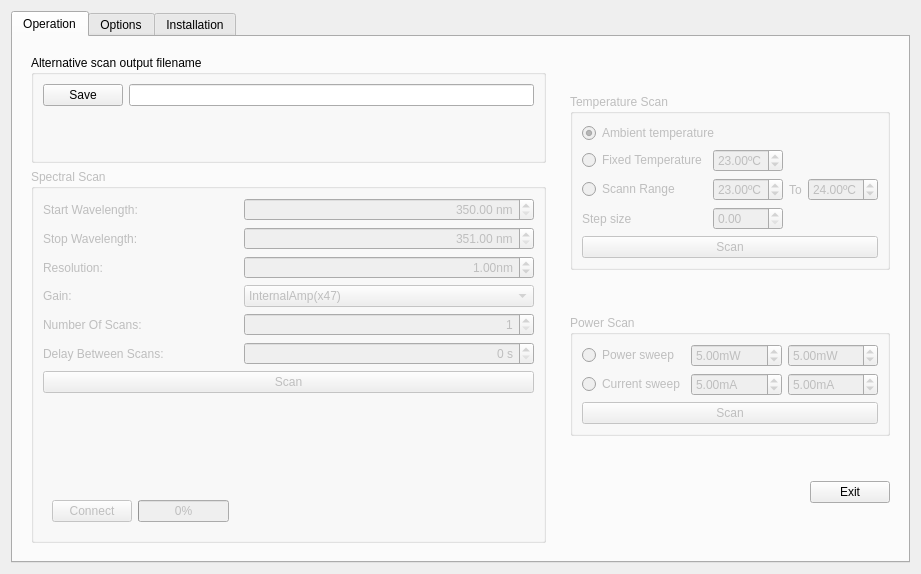
<?xml version="1.0" encoding="UTF-8"?>
<ui version="4.0">
 <class>LaserMenu</class>
 <widget class="QWidget" name="LaserMenu">
  <property name="geometry">
   <rect>
    <x>0</x>
    <y>0</y>
    <width>921</width>
    <height>574</height>
   </rect>
  </property>
  <property name="windowTitle">
   <string>Laser Scanner Controller</string>
  </property>
  <property name="windowIcon">
   <iconset>
    <normaloff>icon.ico</normaloff>icon.ico</iconset>
  </property>
  <property name="locale">
   <locale language="English" country="UnitedStates"/>
  </property>
  <layout class="QHBoxLayout" name="horizontalLayout_4">
   <item>
    <widget class="QTabWidget" name="tabWidget">
     <property name="sizePolicy">
      <sizepolicy hsizetype="Expanding" vsizetype="Expanding">
       <horstretch>0</horstretch>
       <verstretch>0</verstretch>
      </sizepolicy>
     </property>
     <property name="currentIndex">
      <number>0</number>
     </property>
     <widget class="QWidget" name="tab">
      <attribute name="title">
       <string>Operation</string>
      </attribute>
      <layout class="QHBoxLayout" name="horizontalLayout_5">
       <item>
        <widget class="QWidget" name="widget_3" native="true">
         <layout class="QVBoxLayout" name="verticalLayout_5">
          <item>
           <widget class="QGroupBox" name="groupBox_8">
            <property name="title">
             <string>Alternative scan output filename</string>
            </property>
            <layout class="QFormLayout" name="formLayout_7">
             <property name="fieldGrowthPolicy">
              <enum>QFormLayout::AllNonFixedFieldsGrow</enum>
             </property>
             <item row="0" column="0">
              <widget class="QPushButton" name="SaveFileNameButton_2">
               <property name="text">
                <string>Save</string>
               </property>
              </widget>
             </item>
             <item row="0" column="1">
              <widget class="QLineEdit" name="FileNameEdit_2"/>
             </item>
            </layout>
           </widget>
          </item>
          <item>
           <widget class="QGroupBox" name="ScangroupBox">
            <property name="enabled">
             <bool>false</bool>
            </property>
            <property name="sizePolicy">
             <sizepolicy hsizetype="Preferred" vsizetype="Fixed">
              <horstretch>0</horstretch>
              <verstretch>0</verstretch>
             </sizepolicy>
            </property>
            <property name="title">
             <string>Spectral Scan</string>
            </property>
            <property name="flat">
             <bool>false</bool>
            </property>
            <layout class="QFormLayout" name="formLayout">
             <property name="fieldGrowthPolicy">
              <enum>QFormLayout::AllNonFixedFieldsGrow</enum>
             </property>
             <item row="0" column="0">
              <widget class="QLabel" name="StartWavLabel">
               <property name="text">
                <string>Start Wavelength:</string>
               </property>
              </widget>
             </item>
             <item row="0" column="1">
              <widget class="QDoubleSpinBox" name="LDStartWavBox">
               <property name="enabled">
                <bool>false</bool>
               </property>
               <property name="alignment">
                <set>Qt::AlignRight|Qt::AlignTrailing|Qt::AlignVCenter</set>
               </property>
               <property name="suffix">
                <string> nm</string>
               </property>
               <property name="minimum">
                <double>350.000000000000000</double>
               </property>
               <property name="maximum">
                <double>1078.990000000000009</double>
               </property>
               <property name="singleStep">
                <double>1.000000000000000</double>
               </property>
              </widget>
             </item>
             <item row="1" column="0">
              <widget class="QLabel" name="StopWavLabel">
               <property name="text">
                <string>Stop Wavelength:</string>
               </property>
              </widget>
             </item>
             <item row="1" column="1">
              <widget class="QDoubleSpinBox" name="LDStopWavBox">
               <property name="enabled">
                <bool>false</bool>
               </property>
               <property name="alignment">
                <set>Qt::AlignRight|Qt::AlignTrailing|Qt::AlignVCenter</set>
               </property>
               <property name="suffix">
                <string> nm</string>
               </property>
               <property name="minimum">
                <double>351.000000000000000</double>
               </property>
               <property name="maximum">
                <double>1079.990000000000009</double>
               </property>
               <property name="singleStep">
                <double>1.000000000000000</double>
               </property>
              </widget>
             </item>
             <item row="4" column="0">
              <widget class="QLabel" name="label_6">
               <property name="text">
                <string>Resolution:</string>
               </property>
              </widget>
             </item>
             <item row="4" column="1">
              <widget class="QDoubleSpinBox" name="LDResSpinBox">
               <property name="enabled">
                <bool>false</bool>
               </property>
               <property name="alignment">
                <set>Qt::AlignRight|Qt::AlignTrailing|Qt::AlignVCenter</set>
               </property>
               <property name="suffix">
                <string>nm</string>
               </property>
               <property name="minimum">
                <double>0.010000000000000</double>
               </property>
               <property name="value">
                <double>1.000000000000000</double>
               </property>
              </widget>
             </item>
             <item row="5" column="0">
              <widget class="QLabel" name="label_7">
               <property name="text">
                <string>Gain:</string>
               </property>
              </widget>
             </item>
             <item row="5" column="1">
              <widget class="QComboBox" name="LDGainComboBox">
               <property name="enabled">
                <bool>false</bool>
               </property>
               <property name="maxCount">
                <number>2147483645</number>
               </property>
               <item>
                <property name="text">
                 <string>InternalAmp(x47)</string>
                </property>
               </item>
               <item>
                <property name="text">
                 <string>InternalAmp(x94)</string>
                </property>
               </item>
               <item>
                <property name="text">
                 <string>InternalAmp(x194)</string>
                </property>
               </item>
               <item>
                <property name="text">
                 <string>InternalAmp(x414)</string>
                </property>
               </item>
               <item>
                <property name="text">
                 <string>HMS(x10^4)(LOW NOISE)</string>
                </property>
               </item>
               <item>
                <property name="text">
                 <string>HMS(x10^5)(LOW NOISE)</string>
                </property>
               </item>
               <item>
                <property name="text">
                 <string>HMS(x10^6)(LOW NOISE)</string>
                </property>
               </item>
               <item>
                <property name="text">
                 <string>HMS(x10^7)(LOW NOISE)</string>
                </property>
               </item>
               <item>
                <property name="text">
                 <string>HMS(x10^8)(LOW NOISE)</string>
                </property>
               </item>
               <item>
                <property name="text">
                 <string>HMS(x10^6)(HIGH SPEED)</string>
                </property>
               </item>
               <item>
                <property name="text">
                 <string>HMS(x10^7)(HIGH SPEED)</string>
                </property>
               </item>
               <item>
                <property name="text">
                 <string>HMS(x10^8)(HIGH SPEED)</string>
                </property>
               </item>
               <item>
                <property name="text">
                 <string>HMS(x10^9)(HIGH SPEED)</string>
                </property>
               </item>
               <item>
                <property name="text">
                 <string>HMS(x10^10)(HIGH SPEED)</string>
                </property>
               </item>
              </widget>
             </item>
             <item row="6" column="0">
              <widget class="QLabel" name="NumScansLabel">
               <property name="text">
                <string>Number Of Scans:</string>
               </property>
              </widget>
             </item>
             <item row="6" column="1">
              <widget class="QSpinBox" name="LDNumScansBox">
               <property name="enabled">
                <bool>false</bool>
               </property>
               <property name="alignment">
                <set>Qt::AlignRight|Qt::AlignTrailing|Qt::AlignVCenter</set>
               </property>
               <property name="minimum">
                <number>1</number>
               </property>
              </widget>
             </item>
             <item row="7" column="0">
              <widget class="QLabel" name="DelBetScansLabel">
               <property name="text">
                <string>Delay Between Scans:</string>
               </property>
              </widget>
             </item>
             <item row="7" column="1">
              <widget class="QSpinBox" name="LDDelayBox">
               <property name="enabled">
                <bool>false</bool>
               </property>
               <property name="alignment">
                <set>Qt::AlignRight|Qt::AlignTrailing|Qt::AlignVCenter</set>
               </property>
               <property name="suffix">
                <string> s</string>
               </property>
               <property name="maximum">
                <number>200</number>
               </property>
              </widget>
             </item>
             <item row="8" column="0" colspan="2">
              <widget class="QPushButton" name="ScanLDButton">
               <property name="enabled">
                <bool>false</bool>
               </property>
               <property name="text">
                <string>Scan</string>
               </property>
              </widget>
             </item>
             <item row="9" column="0">
              <spacer name="verticalSpacer_2">
               <property name="orientation">
                <enum>Qt::Vertical</enum>
               </property>
               <property name="sizeHint" stdset="0">
                <size>
                 <width>20</width>
                 <height>40</height>
                </size>
               </property>
              </spacer>
             </item>
             <item row="10" column="0">
              <spacer name="verticalSpacer">
               <property name="orientation">
                <enum>Qt::Vertical</enum>
               </property>
               <property name="sizeHint" stdset="0">
                <size>
                 <width>20</width>
                 <height>40</height>
                </size>
               </property>
              </spacer>
             </item>
             <item row="11" column="0">
              <widget class="QWidget" name="widget" native="true">
               <property name="sizePolicy">
                <sizepolicy hsizetype="Preferred" vsizetype="Fixed">
                 <horstretch>0</horstretch>
                 <verstretch>0</verstretch>
                </sizepolicy>
               </property>
               <layout class="QHBoxLayout" name="horizontalLayout">
                <item>
                 <widget class="QPushButton" name="ConnectButton">
                  <property name="text">
                   <string>Connect</string>
                  </property>
                 </widget>
                </item>
                <item>
                 <widget class="QProgressBar" name="progressBar">
                  <property name="value">
                   <number>0</number>
                  </property>
                 </widget>
                </item>
               </layout>
              </widget>
             </item>
            </layout>
           </widget>
          </item>
         </layout>
        </widget>
       </item>
       <item>
        <widget class="QWidget" name="widget_4" native="true">
         <layout class="QVBoxLayout" name="verticalLayout_6">
          <item>
           <widget class="QGroupBox" name="groupBox_3">
            <property name="enabled">
             <bool>false</bool>
            </property>
            <property name="sizePolicy">
             <sizepolicy hsizetype="Preferred" vsizetype="Fixed">
              <horstretch>0</horstretch>
              <verstretch>0</verstretch>
             </sizepolicy>
            </property>
            <property name="title">
             <string>Temperature Scan</string>
            </property>
            <layout class="QGridLayout" name="gridLayout">
             <item row="2" column="1">
              <widget class="QDoubleSpinBox" name="StartTempRangeBox">
               <property name="suffix">
                <string>ºC</string>
               </property>
               <property name="maximum">
                <double>70.000000000000000</double>
               </property>
               <property name="value">
                <double>23.000000000000000</double>
               </property>
              </widget>
             </item>
             <item row="1" column="1">
              <widget class="QDoubleSpinBox" name="SetTempBox">
               <property name="suffix">
                <string>ºC</string>
               </property>
               <property name="maximum">
                <double>70.000000000000000</double>
               </property>
               <property name="value">
                <double>23.000000000000000</double>
               </property>
              </widget>
             </item>
             <item row="2" column="0">
              <widget class="QRadioButton" name="ScanTemperatureRB">
               <property name="text">
                <string>Scann Range</string>
               </property>
              </widget>
             </item>
             <item row="1" column="0">
              <widget class="QRadioButton" name="SetTemperatureRB">
               <property name="text">
                <string>Fixed Temperature</string>
               </property>
               <property name="checked">
                <bool>false</bool>
               </property>
              </widget>
             </item>
             <item row="0" column="0" colspan="2">
              <widget class="QRadioButton" name="AmbientTempRB">
               <property name="text">
                <string>Ambient temperature</string>
               </property>
               <property name="checked">
                <bool>true</bool>
               </property>
              </widget>
             </item>
             <item row="2" column="2">
              <widget class="QLabel" name="label">
               <property name="text">
                <string>To</string>
               </property>
              </widget>
             </item>
             <item row="2" column="3">
              <widget class="QDoubleSpinBox" name="StopTempRangeBox">
               <property name="suffix">
                <string>ºC</string>
               </property>
               <property name="maximum">
                <double>70.000000000000000</double>
               </property>
               <property name="value">
                <double>24.000000000000000</double>
               </property>
              </widget>
             </item>
             <item row="3" column="0">
              <widget class="QLabel" name="label_8">
               <property name="text">
                <string>Step size</string>
               </property>
              </widget>
             </item>
             <item row="3" column="1">
              <widget class="QDoubleSpinBox" name="doubleSpinBox"/>
             </item>
             <item row="4" column="0" colspan="4">
              <widget class="QPushButton" name="TemperatureScanButton">
               <property name="text">
                <string>Scan</string>
               </property>
              </widget>
             </item>
            </layout>
           </widget>
          </item>
          <item>
           <widget class="QGroupBox" name="groupBox_4">
            <property name="enabled">
             <bool>false</bool>
            </property>
            <property name="sizePolicy">
             <sizepolicy hsizetype="Preferred" vsizetype="Fixed">
              <horstretch>0</horstretch>
              <verstretch>0</verstretch>
             </sizepolicy>
            </property>
            <property name="title">
             <string>Power Scan</string>
            </property>
            <layout class="QGridLayout" name="gridLayout_2">
             <item row="1" column="0">
              <widget class="QRadioButton" name="radioButton_2">
               <property name="text">
                <string>Current sweep</string>
               </property>
              </widget>
             </item>
             <item row="1" column="2">
              <widget class="QDoubleSpinBox" name="StopScanCurrentBox">
               <property name="suffix">
                <string>mA</string>
               </property>
               <property name="value">
                <double>5.000000000000000</double>
               </property>
              </widget>
             </item>
             <item row="2" column="0" colspan="3">
              <widget class="QPushButton" name="PowerScanButton">
               <property name="text">
                <string>Scan</string>
               </property>
              </widget>
             </item>
             <item row="0" column="2">
              <widget class="QDoubleSpinBox" name="StopScanPowerBox">
               <property name="suffix">
                <string>mW</string>
               </property>
               <property name="maximum">
                <double>15.000000000000000</double>
               </property>
               <property name="value">
                <double>5.000000000000000</double>
               </property>
              </widget>
             </item>
             <item row="0" column="0">
              <widget class="QRadioButton" name="radioButton">
               <property name="text">
                <string>Power sweep</string>
               </property>
               <property name="checked">
                <bool>false</bool>
               </property>
              </widget>
             </item>
             <item row="0" column="1">
              <widget class="QDoubleSpinBox" name="StartScanPowerBox">
               <property name="suffix">
                <string>mW</string>
               </property>
               <property name="maximum">
                <double>15.000000000000000</double>
               </property>
               <property name="value">
                <double>5.000000000000000</double>
               </property>
              </widget>
             </item>
             <item row="1" column="1">
              <widget class="QDoubleSpinBox" name="StartScanCurrentBox">
               <property name="suffix">
                <string>mA</string>
               </property>
               <property name="value">
                <double>5.000000000000000</double>
               </property>
              </widget>
             </item>
            </layout>
           </widget>
          </item>
          <item>
           <widget class="QPushButton" name="LaserExitButton">
            <property name="sizePolicy">
             <sizepolicy hsizetype="Fixed" vsizetype="Fixed">
              <horstretch>0</horstretch>
              <verstretch>0</verstretch>
             </sizepolicy>
            </property>
            <property name="layoutDirection">
             <enum>Qt::RightToLeft</enum>
            </property>
            <property name="autoFillBackground">
             <bool>false</bool>
            </property>
            <property name="text">
             <string>Exit</string>
            </property>
           </widget>
          </item>
         </layout>
        </widget>
       </item>
      </layout>
     </widget>
     <widget class="QWidget" name="tab_2">
      <attribute name="title">
       <string>Options</string>
      </attribute>
      <widget class="QGroupBox" name="groupBox_5">
       <property name="geometry">
        <rect>
         <x>410</x>
         <y>30</y>
         <width>251</width>
         <height>151</height>
        </rect>
       </property>
       <property name="title">
        <string>Thermistor</string>
       </property>
       <layout class="QVBoxLayout" name="verticalLayout_2">
        <item>
         <widget class="QPushButton" name="ThermistorCalibrationButton">
          <property name="text">
           <string>Plot calibration</string>
          </property>
         </widget>
        </item>
        <item>
         <widget class="QPushButton" name="ThermistorSetCalibrationButton">
          <property name="text">
           <string>Set calibration values</string>
          </property>
         </widget>
        </item>
        <item>
         <widget class="QPushButton" name="SteinHartButton">
          <property name="text">
           <string>Calculate with Steinhart–Hart</string>
          </property>
         </widget>
        </item>
       </layout>
      </widget>
      <widget class="QGroupBox" name="groupBox_6">
       <property name="geometry">
        <rect>
         <x>30</x>
         <y>40</y>
         <width>231</width>
         <height>113</height>
        </rect>
       </property>
       <property name="title">
        <string>Monochromator</string>
       </property>
       <layout class="QVBoxLayout" name="verticalLayout_3">
        <item>
         <widget class="QPushButton" name="MonoCalibrationButton">
          <property name="text">
           <string>Calibrate</string>
          </property>
         </widget>
        </item>
        <item>
         <widget class="QPushButton" name="StartUPButton">
          <property name="text">
           <string>Start-UP 
Defaults</string>
          </property>
         </widget>
        </item>
       </layout>
      </widget>
     </widget>
     <widget class="QWidget" name="tab_3">
      <attribute name="title">
       <string>Installation</string>
      </attribute>
      <layout class="QVBoxLayout" name="verticalLayout">
       <item>
        <widget class="QGroupBox" name="groupBox_11">
         <property name="title">
          <string>Log In</string>
         </property>
         <layout class="QVBoxLayout" name="verticalLayout_8">
          <item>
           <layout class="QFormLayout" name="formLayout_8">
            <item row="0" column="0">
             <widget class="QLabel" name="label_16">
              <property name="text">
               <string>Username:</string>
              </property>
             </widget>
            </item>
            <item row="1" column="0">
             <widget class="QLabel" name="label_17">
              <property name="text">
               <string>Password:</string>
              </property>
             </widget>
            </item>
            <item row="1" column="1">
             <widget class="QLineEdit" name="PasswordTextBox">
              <property name="maxLength">
               <number>50</number>
              </property>
              <property name="echoMode">
               <enum>QLineEdit::Password</enum>
              </property>
             </widget>
            </item>
            <item row="0" column="1">
             <widget class="QLineEdit" name="UsernameTextBox">
              <property name="locale">
               <locale language="English" country="UnitedStates"/>
              </property>
              <property name="cursorPosition">
               <number>0</number>
              </property>
             </widget>
            </item>
           </layout>
          </item>
          <item>
           <widget class="QDialogButtonBox" name="buttonBox">
            <property name="standardButtons">
             <set>QDialogButtonBox::Ok</set>
            </property>
           </widget>
          </item>
         </layout>
        </widget>
       </item>
       <item>
        <widget class="QGroupBox" name="groupBox_10">
         <property name="enabled">
          <bool>true</bool>
         </property>
         <property name="title">
          <string>Monochromator</string>
         </property>
         <layout class="QHBoxLayout" name="horizontalLayout_2">
          <item>
           <widget class="QPushButton" name="InstallTurrButton">
            <property name="enabled">
             <bool>false</bool>
            </property>
            <property name="text">
             <string>Install New Turrets</string>
            </property>
           </widget>
          </item>
          <item>
           <widget class="QPushButton" name="InstallGratButton">
            <property name="enabled">
             <bool>false</bool>
            </property>
            <property name="text">
             <string>Install New Gratings</string>
            </property>
           </widget>
          </item>
         </layout>
        </widget>
       </item>
       <item>
        <widget class="QGroupBox" name="groupBox_7">
         <property name="enabled">
          <bool>true</bool>
         </property>
         <property name="title">
          <string>Backlight offset</string>
         </property>
         <layout class="QFormLayout" name="formLayout_4">
          <property name="fieldGrowthPolicy">
           <enum>QFormLayout::AllNonFixedFieldsGrow</enum>
          </property>
          <item row="0" column="0">
           <widget class="QComboBox" name="GainComboBox_3">
            <property name="enabled">
             <bool>false</bool>
            </property>
            <property name="currentIndex">
             <number>0</number>
            </property>
            <property name="maxCount">
             <number>2147483645</number>
            </property>
            <item>
             <property name="text">
              <string>InternalAmp(x47)</string>
             </property>
            </item>
            <item>
             <property name="text">
              <string>InternalAmp(x94)</string>
             </property>
            </item>
            <item>
             <property name="text">
              <string>InternalAmp(x194)</string>
             </property>
            </item>
            <item>
             <property name="text">
              <string>InternalAmp(x414)</string>
             </property>
            </item>
            <item>
             <property name="text">
              <string>HMS(x10^4)(LOW NOISE)</string>
             </property>
            </item>
            <item>
             <property name="text">
              <string>HMS(x10^5)(LOW NOISE)</string>
             </property>
            </item>
            <item>
             <property name="text">
              <string>HMS(x10^6)(LOW NOISE)</string>
             </property>
            </item>
            <item>
             <property name="text">
              <string>HMS(x10^7)(LOW NOISE)</string>
             </property>
            </item>
            <item>
             <property name="text">
              <string>HMS(x10^8)(LOW NOISE)</string>
             </property>
            </item>
            <item>
             <property name="text">
              <string>HMS(x10^6)(HIGH SPEED)</string>
             </property>
            </item>
            <item>
             <property name="text">
              <string>HMS(x10^7)(HIGH SPEED)</string>
             </property>
            </item>
            <item>
             <property name="text">
              <string>HMS(x10^8)(HIGH SPEED)</string>
             </property>
            </item>
            <item>
             <property name="text">
              <string>HMS(x10^9)(HIGH SPEED)</string>
             </property>
            </item>
            <item>
             <property name="text">
              <string>HMS(x10^10)(HIGH SPEED)</string>
             </property>
            </item>
           </widget>
          </item>
          <item row="0" column="1">
           <widget class="QPushButton" name="RecalculateValueButton_2">
            <property name="enabled">
             <bool>false</bool>
            </property>
            <property name="sizePolicy">
             <sizepolicy hsizetype="Fixed" vsizetype="Fixed">
              <horstretch>0</horstretch>
              <verstretch>0</verstretch>
             </sizepolicy>
            </property>
            <property name="text">
             <string>Recalculate value</string>
            </property>
           </widget>
          </item>
         </layout>
        </widget>
       </item>
       <item>
        <widget class="QGroupBox" name="respBox">
         <property name="enabled">
          <bool>true</bool>
         </property>
         <property name="title">
          <string>Responsivity</string>
         </property>
         <layout class="QVBoxLayout" name="verticalLayout_9">
          <item>
           <widget class="QWidget" name="widget_2" native="true">
            <property name="sizePolicy">
             <sizepolicy hsizetype="Preferred" vsizetype="Fixed">
              <horstretch>0</horstretch>
              <verstretch>0</verstretch>
             </sizepolicy>
            </property>
            <layout class="QHBoxLayout" name="horizontalLayout_3">
             <item>
              <widget class="QPushButton" name="Browse2Button_2">
               <property name="enabled">
                <bool>false</bool>
               </property>
               <property name="sizePolicy">
                <sizepolicy hsizetype="Fixed" vsizetype="Fixed">
                 <horstretch>0</horstretch>
                 <verstretch>0</verstretch>
                </sizepolicy>
               </property>
               <property name="text">
                <string>Browse</string>
               </property>
              </widget>
             </item>
             <item>
              <spacer name="verticalSpacer_3">
               <property name="orientation">
                <enum>Qt::Vertical</enum>
               </property>
               <property name="sizeHint" stdset="0">
                <size>
                 <width>20</width>
                 <height>40</height>
                </size>
               </property>
              </spacer>
             </item>
             <item>
              <widget class="QListWidget" name="listWidget_2">
               <property name="sizePolicy">
                <sizepolicy hsizetype="Expanding" vsizetype="Ignored">
                 <horstretch>0</horstretch>
                 <verstretch>0</verstretch>
                </sizepolicy>
               </property>
              </widget>
             </item>
            </layout>
           </widget>
          </item>
          <item>
           <widget class="QPushButton" name="ImportNewCurveButton_2">
            <property name="enabled">
             <bool>false</bool>
            </property>
            <property name="text">
             <string>Import Curve</string>
            </property>
           </widget>
          </item>
          <item>
           <widget class="QPushButton" name="SeeCurveButton_2">
            <property name="text">
             <string>See responsivity curve</string>
            </property>
           </widget>
          </item>
         </layout>
        </widget>
       </item>
       <item>
        <widget class="QGroupBox" name="groupBox_9">
         <property name="title">
          <string>RGB Response</string>
         </property>
         <layout class="QVBoxLayout" name="verticalLayout_7">
          <item>
           <widget class="QPushButton" name="RGBButton_2">
            <property name="text">
             <string>See RGB spectre</string>
            </property>
           </widget>
          </item>
         </layout>
        </widget>
       </item>
      </layout>
     </widget>
    </widget>
   </item>
  </layout>
 </widget>
 <resources/>
 <connections/>
</ui>
